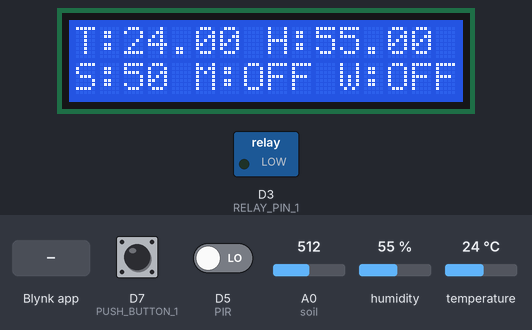
Recording of a sketch running on a simulated ESP8266 (NodeMCU). On the bench: 16×2 character LCD, switched loads named in the sketch (green lamp = pin HIGH). The test bench sets the inputs (shaded band); at power-on: A0 (soil) = 512, D7 (PUSH_BUTTON_1) HIGH, humidity 55 %, D5 (PIR) LOW, temperature 24 °C. WiFi joins after 1.5 s; servers stay silent unless stated.

Above: at 6.1 s.
6.2 s: A0 (soil) set to 0
At 6.82 s:
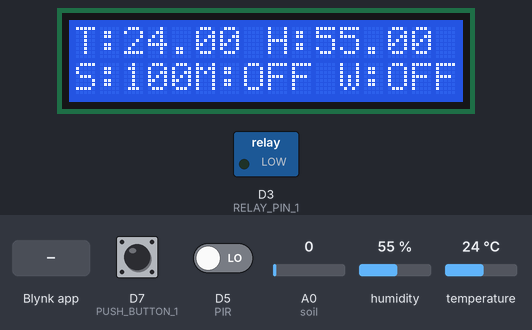
8.9 s: D7 (PUSH_BUTTON_1) pulled LOW for 0.15 s
At 9.13 s:
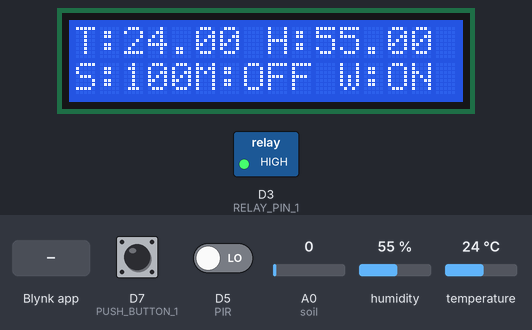
9.6 s: Blynk app writes 1 to V6
At 9.82 s:
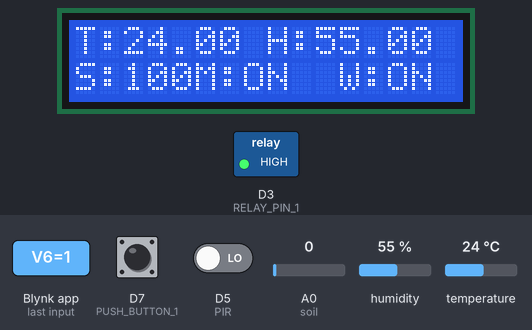
11.9 s: D7 (PUSH_BUTTON_1) pulled LOW for 1 s
At 12.92 s:
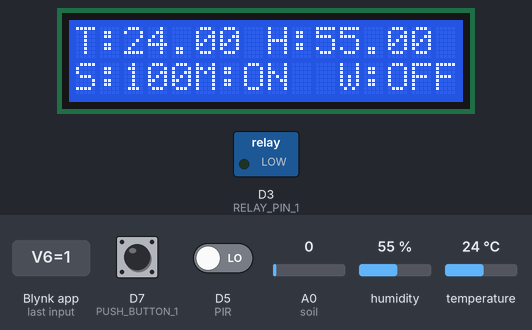
13.5 s: humidity set to 22 %
At 16.12 s:
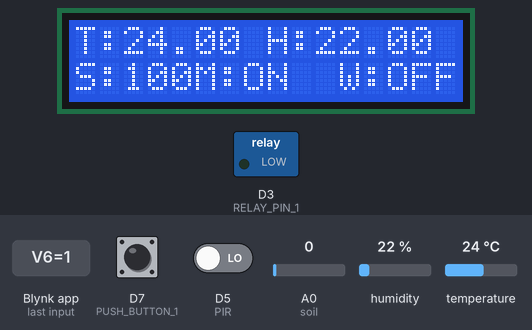
17.0 s: A0 (soil) set to 20
At 17.4 s:
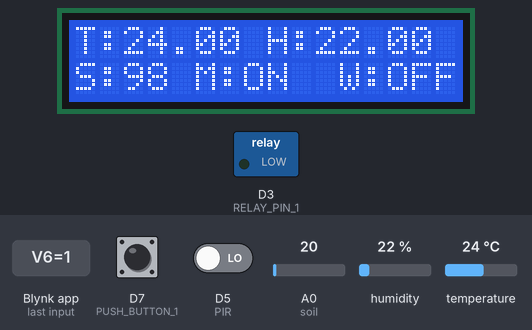
Timing chart, 0 to 19.5 s (numbered marks = the images above; inputs shaded):
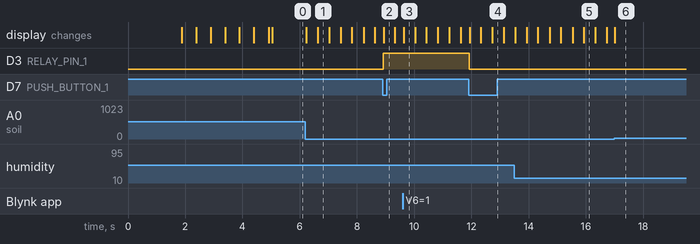

The sketch:

sketch_feb21a.ino
```cpp
#include <LiquidCrystal_I2C.h>


/* Connections
Relay. D3
Btn.   D7
Soil.  A0
PIR.   D5
SDA.   D2
SCL.   D1
Temp.  D4
*/
#define BLYNK_TEMPLATE_ID "keep_you's"
#define BLYNK_TEMPLATE_NAME "keep_you's"
#define BLYNK_AUTH_TOKEN "keep_you's"
// Include the library files
#include <LiquidCrystal_I2C.h>
#define BLYNK_PRINT Serial
#include <ESP8266WiFi.h>
#include <BlynkSimpleEsp8266.h>
#include <DHT.h>

// Initialize the LCD display
LiquidCrystal_I2C lcd(0x27, 16, 2);

char auth[] = "Enter your Blynk Auth token";
char ssid[] = "Enter your WIFI SSID";
char pass[] = "Enter your WIFI Password";

DHT dht(D4, DHT11);
BlynkTimer timer;

// Define component pins
#define soil A0     // A0 Soil Moisture Sensor
#define PIR D5      // D5 PIR Motion Sensor
int PIR_ToggleValue;

void checkPhysicalButton();
int relay1State = LOW;
int pushButton1State = HIGH;
#define RELAY_PIN_1       D3   // D3 Relay
#define PUSH_BUTTON_1     D7   // D7 Button
#define VPIN_BUTTON_1    V12

void setup() {
  Serial.begin(9600);
  lcd.begin();
  lcd.backlight();
  pinMode(PIR, INPUT);

  pinMode(RELAY_PIN_1, OUTPUT);
  digitalWrite(RELAY_PIN_1, LOW);
  pinMode(PUSH_BUTTON_1, INPUT_PULLUP);
  digitalWrite(RELAY_PIN_1, relay1State);

  Blynk.begin(auth, ssid, pass, "blynk.cloud", 80);
  dht.begin();

  lcd.setCursor(0, 0);
  lcd.print("  Initializing  ");
  for (int a = 5; a <= 10; a++) {
    lcd.setCursor(a, 1);
    lcd.print(".");
    delay(500);
  }
  lcd.clear();
  lcd.setCursor(11, 1);
  lcd.print("W:OFF");

  // Call the function
  timer.setInterval(100L, soilMoistureSensor);
  timer.setInterval(100L, DHT11sensor);
  timer.setInterval(500L, checkPhysicalButton);
}

// Get the DHT11 sensor values
void DHT11sensor() {
  float h = dht.readHumidity();
  float t = dht.readTemperature();

  if (isnan(h) || isnan(t)) {
    Serial.println("Failed to read from DHT sensor!");
    return;
  }
  Blynk.virtualWrite(V0, t);
  Blynk.virtualWrite(V1, h);

  lcd.setCursor(0, 0);
  lcd.print("T:");
  lcd.print(t);

  lcd.setCursor(8, 0);
  lcd.print("H:");
  lcd.print(h);
}

// Get the soil moisture values
void soilMoistureSensor() {
  int value = analogRead(soil);
  value = map(value, 0, 1024, 0, 100);
  value = (value - 100) * -1;

  Blynk.virtualWrite(V3, value);
  lcd.setCursor(0, 1);
  lcd.print("S:");
  lcd.print(value);
  lcd.print(" ");
}

// Get the PIR sensor values
void PIRsensor() {
  bool value = digitalRead(PIR);
  if (value) {
    Blynk.logEvent("pirmotion", "WARNNG! Motion Detected!"); // Enter your Event Name
    WidgetLED LED(V5);
    LED.on();
  } else {
    WidgetLED LED(V5);
    LED.off();
  }
}

BLYNK_WRITE(V6) {
  PIR_ToggleValue = param.asInt();
}

BLYNK_CONNECTED() {
  // Request the latest state from the server
  Blynk.syncVirtual(VPIN_BUTTON_1);
}

BLYNK_WRITE(VPIN_BUTTON_1) {
  relay1State = param.asInt();
  digitalWrite(RELAY_PIN_1, relay1State);
}

void checkPhysicalButton() {
  if (digitalRead(PUSH_BUTTON_1) == LOW) {
    // pushButton1State is used to avoid sequential toggles
    if (pushButton1State != LOW) {

      // Toggle Relay state
      relay1State = !relay1State;
      digitalWrite(RELAY_PIN_1, relay1State);

      // Update Button Widget
      Blynk.virtualWrite(VPIN_BUTTON_1, relay1State);
    }
    pushButton1State = LOW;
  } else {
    pushButton1State = HIGH;
  }
}

void loop() {
  if (PIR_ToggleValue == 1) {
    lcd.setCursor(5, 1);
    lcd.print("M:ON ");
    PIRsensor();
  } else {
    lcd.setCursor(5, 1);
    lcd.print("M:OFF");
    WidgetLED LED(V5);
    LED.off();
  }

  if (relay1State == HIGH) {
    lcd.setCursor(11, 1);
    lcd.print("W:ON ");
  } else if (relay1State == LOW) {
    lcd.setCursor(11, 1);
    lcd.print("W:OFF");
  }

  Blynk.run();  // Run the Blynk library
  timer.run();  // Run the Blynk timer
}
```

Measured:
- after the input at 6.2 s, the display: first changes at once (image 1 shows a later state)
- after the input at 8.9 s, D3 (RELAY_PIN_1): LOW → HIGH at once; the display: changes at once (image 2)
- after the input at 9.6 s, the display: changes at once (image 3)
- after the input at 11.9 s, D3 (RELAY_PIN_1): HIGH → LOW at once; the display: changes at once (image 4)
- after the input at 13.5 s, the display: first differs from a run without the input after 2.0 s (image 5 shows a later state)
- after the input at 17.0 s, the display: changes at once (image 6)
- what the display in image 1 shows lasts 0.4 s, from 6.6 s to 7.0 s
